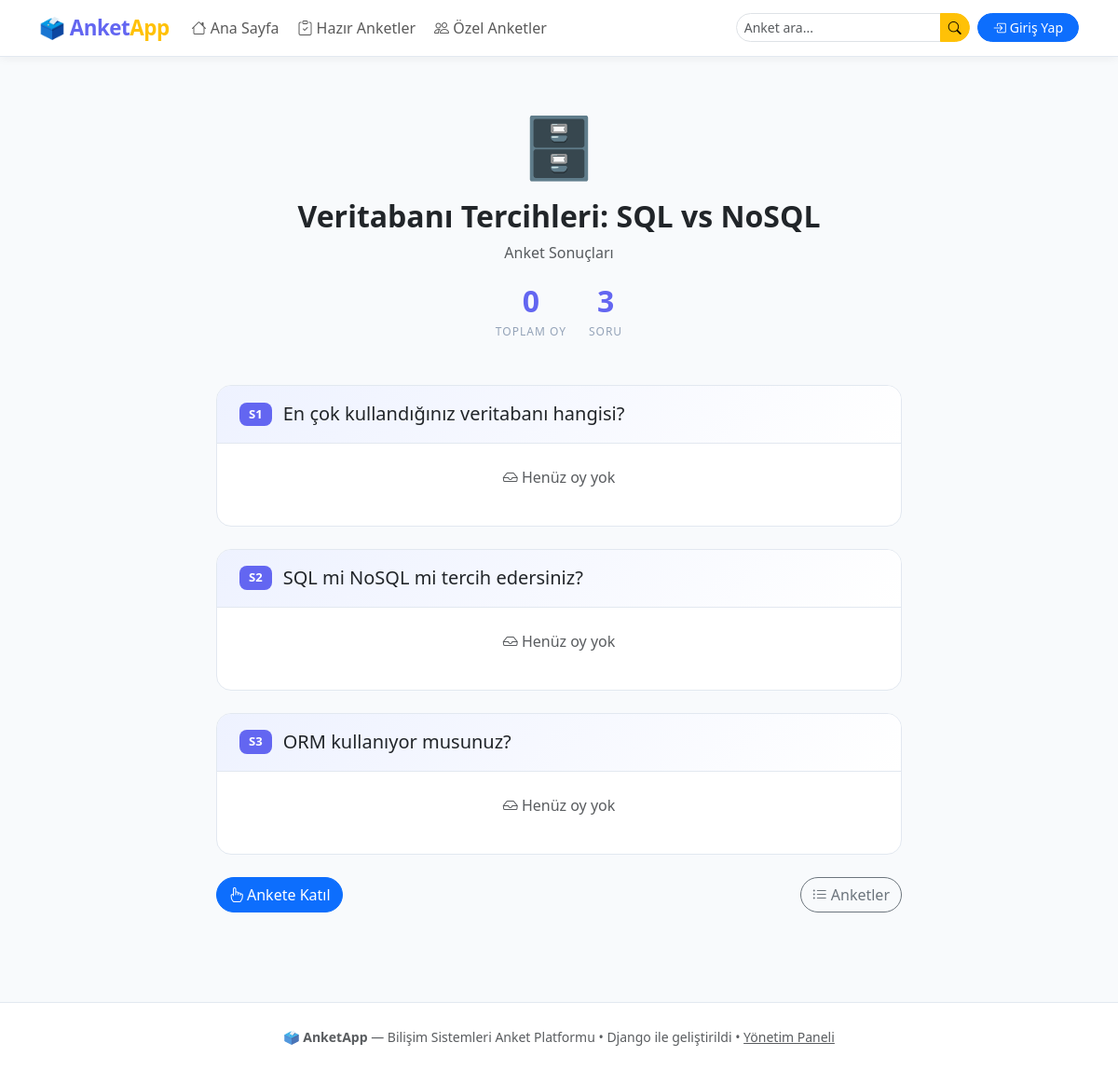
The app's page /anket/2/sonuclar/ with its own data.
### surveys/models.py (models this page shows, shortened)
class Survey(models.Model):
    TYPE_CHOICES = [
        ('hazir', '📋 Hazır Anket'),
        ('ozel', '✏️ Özel Anket'),
    ]
    STATUS_CHOICES = [
        ('active', 'Aktif'),
        ('closed', 'Kapalı'),
        ('draft', 'Taslak'),
    ]
    title = models.CharField('Başlık', max_length=200)
    description = models.TextField('Açıklama', blank=True)
    category = models.ForeignKey(Category, on_delete=models.SET_NULL, null=True, blank=True, related_name='surveys')
    survey_type = models.CharField('Tür', max_length=10, choices=TYPE_CHOICES, default='ozel')
    status = models.CharField('Durum', max_length=10, choices=STATUS_CHOICES, default='active')
    thumbnail = models.CharField('Emoji', max_length=10, default='🗳️')
    created_by = models.ForeignKey(User, on_delete=models.SET_NULL, null=True, blank=True, related_name='surveys')
    created_at = models.DateTimeField('Oluşturulma', auto_now_add=True)
    updated_at = models.DateTimeField('Güncelleme', auto_now=True)
    is_featured = models.BooleanField('Öne Çıkar', default=False)
    class Meta:
        verbose_name = 'Anket'
        verbose_name_plural = 'Anketler'
        ordering = ['-is_featured', '-created_at']
    def total_votes(self):
        return Vote.objects.filter(question__survey=self).count()
    def was_created_recently(self):
        now = timezone.now()
        return now - datetime.timedelta(days=7) <= self.created_at <= now
    was_created_recently.boolean = True
    was_created_recently.short_description = 'Son 7 günde?'

class Question(models.Model):
    survey = models.ForeignKey(Survey, on_delete=models.CASCADE, related_name='questions')
    text = models.CharField('Soru', max_length=400)
    order = models.PositiveIntegerField('Sıra', default=0)
    class Meta:
        verbose_name = 'Soru'
        verbose_name_plural = 'Sorular'
        ordering = ['order', 'id']
    def total_votes(self):
        return Vote.objects.filter(question=self).count()

### surveys/views.py (the view)
# urls.py: path('anket/<int:pk>/sonuclar/', views.ResultsView.as_view(), name='results'),
class ResultsView(generic.DetailView):
    model = Survey
    template_name = 'surveys/results.html'
    context_object_name = 'survey'
    def get_context_data(self, **kwargs):
        ctx = super().get_context_data(**kwargs)
        questions_data = []
        for q in self.object.questions.prefetch_related('choices'):
            total = q.total_votes()
            choices_data = [{'choice': c, 'percentage': c.vote_percentage()} for c in q.choices.all()]
            questions_data.append({'question': q, 'total': total, 'choices': choices_data, 'winner': q.winner_choice() if total > 0 else None})
        ctx['questions_data'] = questions_data
        ctx['survey_total'] = self.object.total_votes()
        return ctx

### surveys/models.py (called while the page is built)
    def vote_percentage(self):
        total = self.question.total_votes()
        if total == 0:
            return 0
        return round((self.votes / total) * 100, 1)

### templates/surveys/results.html (shortened to what this page needs)
{% extends "surveys/base.html" %}
{% block content %}
<div class="container py-5">
  <div class="row justify-content-center">
    <div class="col-lg-8">
      <div class="text-center mb-5">
        <div style="font-size:4rem">{{ survey.thumbnail }}</div>
        <h2 class="fw-bold mt-2">{{ survey.title }}</h2>
        <p class="text-muted">Anket Sonuçları</p>
        <div class="d-flex justify-content-center gap-4">
          <div><div class="vp-res-num">{{ survey_total }}</div><div class="vp-res-lbl">Toplam Oy</div></div>
          <div><div class="vp-res-num">{{ questions_data|length }}</div><div class="vp-res-lbl">Soru</div></div>
        </div>
      </div>
      {% for q in questions_data %}
      <div class="vp-res-card mb-4">
        <div class="vp-res-head">
          <span class="vp-res-qnum">S{{ forloop.counter }}</span>
          <h5 class="mb-0">{{ q.question.text }}</h5>
        </div>
        <div class="p-4">
          {% if q.total == 0 %}
          <p class="text-muted text-center"><i class="bi bi-inbox"></i> Henüz oy yok</p>
          {% endif %}
        </div>
      </div>
      {% empty %}
      <p class="text-center text-muted">Henüz soru yok.</p>
      {% endfor %}
      <div class="d-flex justify-content-between mt-4">
        <a href="{% url 'surveys:survey_detail' survey.pk %}" class="btn btn-primary rounded-pill"><i class="bi bi-hand-index me-1"></i>Ankete Katıl</a>
        <a href="{% url 'surveys:survey_list' %}" class="btn btn-outline-secondary rounded-pill"><i class="bi bi-list-ul me-1"></i>Anketler</a>
      </div>
    </div>
  </div>
</div>
{% endblock %}

### static/surveys/css/voxpop.css (style rules this page uses)
:root { --vp-primary: #6366f1; --vp-warning: #f59e0b; --vp-success: #10b981; --vp-border: #e2e8f0; --vp-bg: #f8fafc; --vp-surface: #ffffff; --vp-shadow: 0 4px 20px rgba(99,102,241,.10); --vp-radius: 16px; }
body { background: var(--vp-bg); font-family: 'Segoe UI', system-ui, sans-serif; }
.vp-res-num { font-size: 2rem; font-weight: 900; color: var(--vp-primary); }
.vp-res-lbl { font-size: .75rem; color: #94a3b8; text-transform: uppercase; letter-spacing: 1px; }
.vp-res-card { background: #fff; border: 1px solid var(--vp-border); border-radius: var(--vp-radius); overflow: hidden; }
.vp-res-head { display: flex; align-items: center; gap: 12px; padding: 1.1rem 1.5rem; background: linear-gradient(135deg, #eef2ff, #fff); border-bottom: 1px solid var(--vp-border); }
.vp-res-qnum { background: var(--vp-primary); color: #fff; padding: 3px 10px; border-radius: 8px; font-weight: 700; font-size: .82rem; }

### records on screen
Survey: thumbnail "🗄️", title "Veritabanı Tercihleri: SQL vs NoSQL"
Question: question.text "En çok kullandığınız veritabanı hangisi?"
Question: question.text "SQL mi NoSQL mi tercih edersiniz?"
Question: question.text "ORM kullanıyor musunuz?"

### other values on screen
{{ survey_total }} "0"
{{ questions_data|length }} "3"
